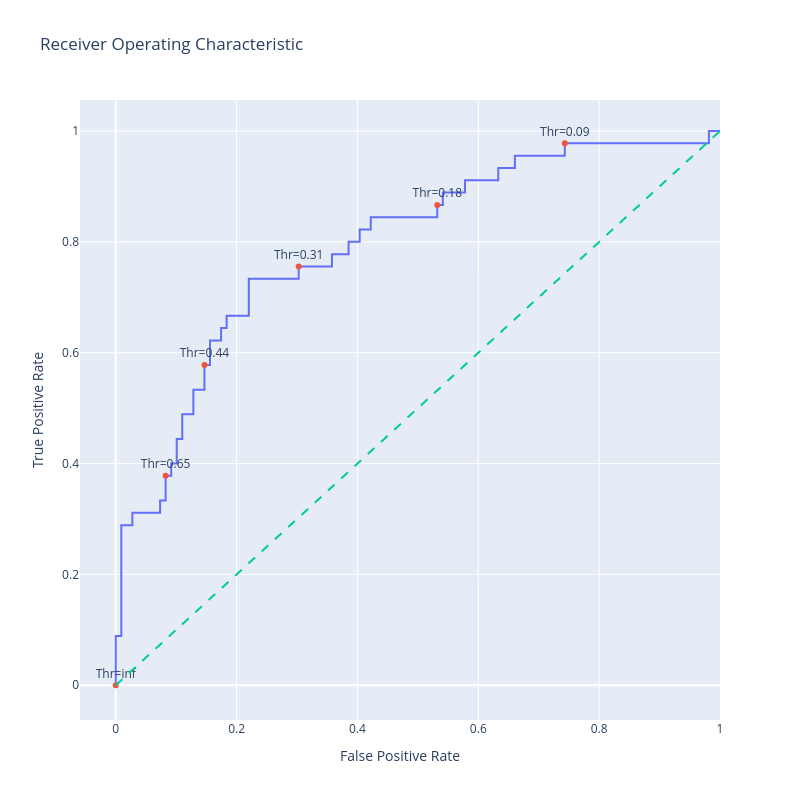

Source (notebook cell):
### Markdown cell above
## 8. Create the ROC curve

Plot the FPR values on the horizontal axis and TPR values on the vertical axis. Each ROC point corresponds to a threshold, and the diagonal from $(0,0)$ to $(1,1)$ is the random-ranking baseline.

The ROC coordinates use:

$$\text{TPR}=\frac{TP}{TP+FN}, \qquad \text{FPR}=\frac{FP}{FP+TN}$$

The blue line connects all computed ROC points. Markers label every tenth threshold to keep the graph readable; they are only a subset of the points on the line.

**Expected output:** an interactive Plotly ROC chart with axes from 0 to 1, the model curve, labeled threshold markers, and a dashed random baseline. A curve closer to the top-left indicates stronger discrimination. This cell visualizes the curve; the next plotting cell adds the AUC value.

### Code cell
import plotly.graph_objects as go
import numpy as np


# Generate a trace for ROC curve
trace0 = go.Scatter(
    x=fpr,
    y=tpr,
    mode='lines',
    name='ROC curve'
)

# Only label every nth point to avoid cluttering
n = 10
indices = np.arange(len(thresholds)) % n == 0  # Choose indices where index mod n is 0

trace1 = go.Scatter(
    x=fpr[indices],
    y=tpr[indices],
    mode='markers+text',
    name='Threshold points',
    text=[f"Thr={thr:.2f}" for thr in thresholds[indices]],
    textposition='top center'
)


# Diagonal line
trace2 = go.Scatter(
    x=[0, 1],
    y=[0, 1],
    mode='lines',
    name='Random (Area = 0.5)',
    line=dict(dash='dash')
)

data = [trace0, trace1, trace2]

# Define layout with square aspect ratio
layout = go.Layout(
    title='Receiver Operating Characteristic',
    xaxis=dict(title='False Positive Rate'),
    yaxis=dict(title='True Positive Rate'),
    autosize=False,
    width=800,
    height=800,
    showlegend=False
)

# Define figure and add data
fig = go.Figure(data=data, layout=layout)

# Show figure
fig.show()

### Figure 1 — Plotly figure (JSON) as saved in the notebook; plotly's stock layout.template omitted (floating-point values rounded to 4 significant figures)
{"data": [{"mode": "lines", "name": "ROC curve", "type": "scatter", "x": [0.0, 0.0, 0.0, 0.009174, 0.009174, 0.02752, 0.02752, 0.07339, 0.07339, 0.08257, 0.08257, 0.09174, 0.09174, 0.1009, 0.1009, 0.1101, 0.1101, 0.1284, 0.1284, 0.1468, 0.1468, 0.156, 0.156, 0.1743, 0.1743, 0.1835, 0.1835, 0.2202, 0.2202, 0.3028, 0.3028, 0.3578, 0.3578, 0.3853, 0.3853, 0.4037, 0.4037, 0.422, 0.422, 0.5321, 0.5321, 0.5413, 0.5413, 0.578, 0.578, 0.633, 0.633, 0.6606, 0.6606, 0.7431, 0.7431, 0.9817, 0.9817, 1.0], "y": [0.0, 0.02222, 0.08889, 0.08889, 0.2889, 0.2889, 0.3111, 0.3111, 0.3333, 0.3333, 0.3778, 0.3778, 0.4, 0.4, 0.4444, 0.4444, 0.4889, 0.4889, 0.5333, 0.5333, 0.5778, 0.5778, 0.6222, 0.6222, 0.6444, 0.6444, 0.6667, 0.6667, 0.7333, 0.7333, 0.7556, 0.7556, 0.7778, 0.7778, 0.8, 0.8, 0.8222, 0.8222, 0.8444, 0.8444, 0.8667, 0.8667, 0.8889, 0.8889, 0.9111, 0.9111, 0.9333, 0.9333, 0.9556, 0.9556, 0.9778, 0.9778, 1.0, 1.0]}, {"mode": "markers+text", "name": "Threshold points", "text": ["Thr=inf", "Thr=0.65", "Thr=0.44", "Thr=0.31", "Thr=0.18", "Thr=0.09"], "textposition": "top center", "type": "scatter", "x": [0.0, 0.08257, 0.1468, 0.3028, 0.5321, 0.7431], "y": [0.0, 0.3778, 0.5778, 0.7556, 0.8667, 0.9778]}, {"line": {"dash": "dash"}, "mode": "lines", "name": "Random (Area = 0.5)", "type": "scatter", "x": [0, 1], "y": [0, 1]}], "layout": {"autosize": false, "height": 800, "showlegend": false, "title": {"text": "Receiver Operating Characteristic"}, "width": 800, "xaxis": {"title": {"text": "False Positive Rate"}}, "yaxis": {"title": {"text": "True Positive Rate"}}}}
